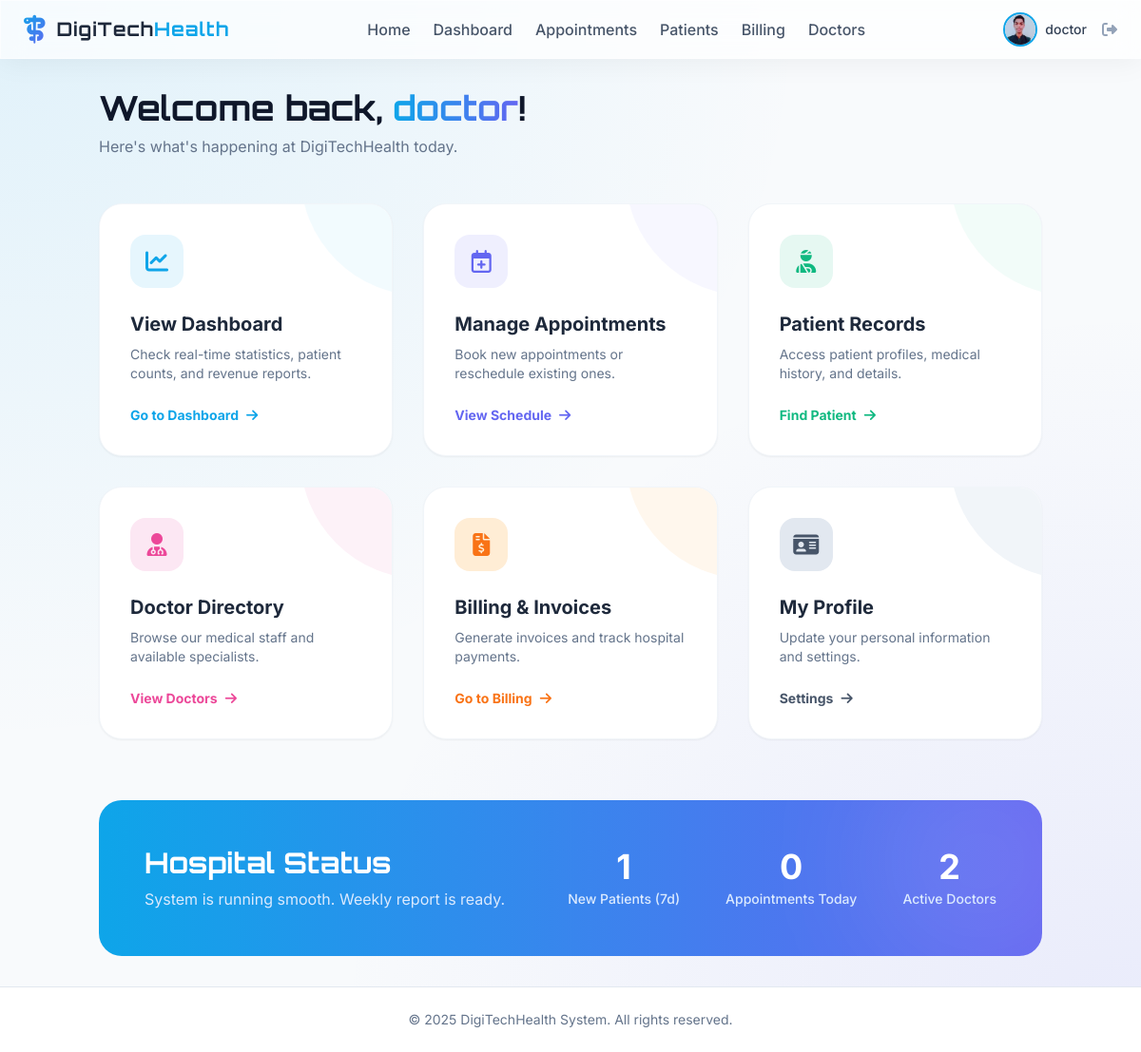
Page /home (signed in) on the committed database.
### app/models.py (models this page shows, shortened)
class User(db.Model, UserMixin):
    id = db.Column(db.Integer, primary_key=True)
    username = db.Column(db.String(20), unique=True, nullable=False)
    email = db.Column(db.String(120), unique=True, nullable=False)
    image_file = db.Column(db.String(20), nullable=False, default='default.jpg')
    password_hash = db.Column(db.String(128))
    role = db.Column(db.String(20), nullable=False, default='patient')

### app/main/routes.py (the view)
@main.route("/home")
@login_required
def home():
    seven_days_ago = datetime.datetime.now() - datetime.timedelta(days=7)
    new_patients = Patient.query.filter(Patient.date_created >= seven_days_ago).count()
    today_start = datetime.datetime.now().replace(hour=0, minute=0, second=0, microsecond=0)
    today_end = datetime.datetime.now().replace(hour=23, minute=59, second=59, microsecond=999999)
    todays_appointments = Appointment.query.filter(
        Appointment.date_time >= today_start,
        Appointment.date_time <= today_end
    ).count()
    active_doctors = Doctor.query.count()
    return render_template('home.html', title='Home',
                           new_patients=new_patients,
                           todays_appointments=todays_appointments,
                           active_doctors=active_doctors)

### app/models.py (called while the page is built)
@login_manager.user_loader
def load_user(user_id):
    return User.query.get(int(user_id))

### app/templates/home.html
{% extends "base.html" %}
{% block content %}
<div class="max-w-6xl mx-auto">
    <div class="mb-12 text-center lg:text-left">
        <h1 class="text-3xl lg:text-4xl font-display font-bold text-slate-900 mb-2">Welcome back, <span
                class="text-transparent bg-clip-text bg-gradient-to-r from-primary to-secondary">{{
                current_user.username }}</span>!</h1>
        <p class="text-slate-500">Here's what's happening at DigiTechHealth today.</p>
    </div>
    <div class="grid grid-cols-1 md:grid-cols-2 lg:grid-cols-3 gap-8 mb-16">
        <a href="{{ url_for('main.dashboard') }}"
            class="group relative p-8 bg-white rounded-3xl shadow-sm border border-slate-100 hover:shadow-xl transition-all hover:-translate-y-1 overflow-hidden">
            <div
                class="absolute top-0 right-0 w-32 h-32 bg-primary/5 rounded-bl-full -mr-8 -mt-8 transition-transform group-hover:scale-110">
            </div>
            <div class="relative z-10">
                <div
                    class="h-14 w-14 bg-primary/10 text-primary rounded-2xl flex items-center justify-center text-2xl mb-6">
                    <i class="fa-solid fa-chart-line"></i>
                </div>
                <h3 class="text-xl font-bold text-slate-800 mb-2">View Dashboard</h3>
                <p class="text-slate-500 text-sm">Check real-time statistics, patient counts, and revenue reports.</p>
                <div
                    class="mt-6 flex items-center text-primary font-bold text-sm group-hover:translate-x-2 transition-transform">
                    Go to Dashboard <i class="fa-solid fa-arrow-right ml-2"></i>
                </div>
            </div>
        </a>
        <a href="{{ url_for('appointment.list_appointments') }}"
            class="group relative p-8 bg-white rounded-3xl shadow-sm border border-slate-100 hover:shadow-xl transition-all hover:-translate-y-1 overflow-hidden">
            <div
                class="absolute top-0 right-0 w-32 h-32 bg-secondary/5 rounded-bl-full -mr-8 -mt-8 transition-transform group-hover:scale-110">
            </div>
            <div class="relative z-10">
                <div
                    class="h-14 w-14 bg-secondary/10 text-secondary rounded-2xl flex items-center justify-center text-2xl mb-6">
                    <i class="fa-regular fa-calendar-plus"></i>
                </div>
                <h3 class="text-xl font-bold text-slate-800 mb-2">Manage Appointments</h3>
                <p class="text-slate-500 text-sm">Book new appointments or reschedule existing ones.</p>
                <div
                    class="mt-6 flex items-center text-secondary font-bold text-sm group-hover:translate-x-2 transition-transform">
                    View Schedule <i class="fa-solid fa-arrow-right ml-2"></i>
                </div>
            </div>
        </a>
        <a href="{{ url_for('patient.list_patients') }}"
            class="group relative p-8 bg-white rounded-3xl shadow-sm border border-slate-100 hover:shadow-xl transition-all hover:-translate-y-1 overflow-hidden">
            <div
                class="absolute top-0 right-0 w-32 h-32 bg-accent/5 rounded-bl-full -mr-8 -mt-8 transition-transform group-hover:scale-110">
            </div>
            <div class="relative z-10">
                <div
                    class="h-14 w-14 bg-accent/10 text-accent rounded-2xl flex items-center justify-center text-2xl mb-6">
                    <i class="fa-solid fa-user-injured"></i>
                </div>
                <h3 class="text-xl font-bold text-slate-800 mb-2">Patient Records</h3>
                <p class="text-slate-500 text-sm">Access patient profiles, medical history, and details.</p>
                <div
                    class="mt-6 flex items-center text-accent font-bold text-sm group-hover:translate-x-2 transition-transform">
                    Find Patient <i class="fa-solid fa-arrow-right ml-2"></i>
                </div>
            </div>
        </a>
        <a href="{{ url_for('doctor.list_doctors') }}"
            class="group relative p-8 bg-white rounded-3xl shadow-sm border border-slate-100 hover:shadow-xl transition-all hover:-translate-y-1 overflow-hidden">
            <div
                class="absolute top-0 right-0 w-32 h-32 bg-pink-50 rounded-bl-full -mr-8 -mt-8 transition-transform group-hover:scale-110">
            </div>
            <div class="relative z-10">
                <div
                    class="h-14 w-14 bg-pink-100 text-pink-500 rounded-2xl flex items-center justify-center text-2xl mb-6">
                    <i class="fa-solid fa-user-doctor"></i>
                </div>
                <h3 class="text-xl font-bold text-slate-800 mb-2">Doctor Directory</h3>
                <p class="text-slate-500 text-sm">Browse our medical staff and available specialists.</p>
                <div
                    class="mt-6 flex items-center text-pink-500 font-bold text-sm group-hover:translate-x-2 transition-transform">
                    View Doctors <i class="fa-solid fa-arrow-right ml-2"></i>
                </div>
            </div>
        </a>
        <a href="{{ url_for('billing.list_invoices') }}"
            class="group relative p-8 bg-white rounded-3xl shadow-sm border border-slate-100 hover:shadow-xl transition-all hover:-translate-y-1 overflow-hidden">
            <div
                class="absolute top-0 right-0 w-32 h-32 bg-orange-50 rounded-bl-full -mr-8 -mt-8 transition-transform group-hover:scale-110">
            </div>
            <div class="relative z-10">
                <div
                    class="h-14 w-14 bg-orange-100 text-orange-500 rounded-2xl flex items-center justify-center text-2xl mb-6">
                    <i class="fa-solid fa-file-invoice-dollar"></i>
                </div>
                <h3 class="text-xl font-bold text-slate-800 mb-2">Billing & Invoices</h3>
                <p class="text-slate-500 text-sm">Generate invoices and track hospital payments.</p>
                <div
                    class="mt-6 flex items-center text-orange-500 font-bold text-sm group-hover:translate-x-2 transition-transform">
                    Go to Billing <i class="fa-solid fa-arrow-right ml-2"></i>
                </div>
            </div>
        </a>
        {% if current_user.role == 'doctor' %}
        <a href="{{ url_for('doctor.profile') }}" {% else %} <a href="#"
            onclick="alert('Profile management is currently available only for Doctors.'); return false;" {% endif %}
            class="group relative p-8 bg-white rounded-3xl shadow-sm border border-slate-100 hover:shadow-xl transition-all hover:-translate-y-1 overflow-hidden">
            <div
                class="absolute top-0 right-0 w-32 h-32 bg-slate-100 rounded-bl-full -mr-8 -mt-8 transition-transform group-hover:scale-110">
            </div>
            <div class="relative z-10">
                <div
                    class="h-14 w-14 bg-slate-200 text-slate-600 rounded-2xl flex items-center justify-center text-2xl mb-6">
                    <i class="fa-solid fa-id-card"></i>
                </div>
                <h3 class="text-xl font-bold text-slate-800 mb-2">My Profile</h3>
                <p class="text-slate-500 text-sm">Update your personal information and settings.</p>
                <div
                    class="mt-6 flex items-center text-slate-600 font-bold text-sm group-hover:translate-x-2 transition-transform">
                    Settings <i class="fa-solid fa-arrow-right ml-2"></i>
                </div>
            </div>
        </a>
    </div>
    <div class="bg-gradient-to-r from-primary to-secondary rounded-3xl p-8 lg:p-12 text-white relative overflow-hidden">
        <div class="absolute top-0 right-0 w-64 h-64 bg-white/10 rounded-full blur-3xl -mr-16 -mt-16"></div>
        <div class="relative z-10 flex flex-col lg:flex-row items-center justify-between">
            <div class="mb-8 lg:mb-0">
                <h2 class="text-3xl font-display font-bold mb-2">Hospital Status</h2>
                <p class="text-blue-100">System is running smooth. Weekly report is ready.</p>
            </div>
            <div class="flex space-x-12">
                <div class="text-center">
                    <p class="text-4xl font-bold mb-1">{{ new_patients }}</p>
                    <p class="text-blue-100 text-sm font-medium">New Patients (7d)</p>
                </div>
                <div class="text-center">
                    <p class="text-4xl font-bold mb-1">{{ todays_appointments }}</p>
                    <p class="text-blue-100 text-sm font-medium">Appointments Today</p>
                </div>
                <div class="text-center">
                    <p class="text-4xl font-bold mb-1">{{ active_doctors }}</p>
                    <p class="text-blue-100 text-sm font-medium">Active Doctors</p>
                </div>
            </div>
        </div>
    </div>
</div>
{% endblock %}

### app/templates/base.html (shortened to what this page needs)
<!doctype html>
<html lang="en">
<head>
  <script src="https://cdn.tailwindcss.com"></script>
  <link rel="stylesheet" href="https://cdnjs.cloudflare.com/ajax/libs/font-awesome/6.4.0/css/all.min.css">
  <link rel="stylesheet" href="{{ url_for('static', filename='css/main.css') }}">
</head>
<body class="overflow-x-hidden">
  <div class="min-h-screen flex flex-col">
    {% if current_user.is_authenticated %}
    <nav class="glass sticky top-0 z-50 px-6 py-3 flex justify-between items-center">
      <div class="flex items-center">
        <i class="fa-solid fa-staff-snake text-3xl gradient-text mr-3"></i>
        <a href="{{ url_for('main.home') }}" class="text-xl font-display font-bold text-slate-800 tracking-wider">
          DigiTech<span class="text-primary">Health</span>
        </a>
      </div>
      <div class="hidden lg:flex items-center space-x-6">
        <a href="{{ url_for('main.home') }}"
          class="font-medium text-slate-600 hover:text-primary transition-colors {{ 'text-primary' if request.endpoint == 'main.home' }}">Home</a>
        <a href="{{ url_for('main.dashboard') }}"
          class="font-medium text-slate-600 hover:text-primary transition-colors {{ 'text-primary' if request.endpoint == 'main.dashboard' }}">Dashboard</a>
        <a href="{{ url_for('appointment.list_appointments') }}"
          class="font-medium text-slate-600 hover:text-primary transition-colors {{ 'text-primary' in request.endpoint and 'appointment' in request.endpoint }}">Appointments</a>
        <a href="{{ url_for('patient.list_patients') }}"
          class="font-medium text-slate-600 hover:text-primary transition-colors {{ 'text-primary' in request.endpoint and 'patient' in request.endpoint }}">Patients</a>
        <a href="{{ url_for('billing.list_invoices') }}"
          class="font-medium text-slate-600 hover:text-primary transition-colors {{ 'text-primary' in request.endpoint and 'billing' in request.endpoint }}">Billing</a>
        <a href="{{ url_for('doctor.list_doctors') }}"
          class="font-medium text-slate-600 hover:text-primary transition-colors {{ 'text-primary' in request.endpoint and 'doctor' in request.endpoint }}">Doctors</a>
      </div>
      <div class="flex items-center space-x-4">
        <a href="{{ url_for('main.account') }}" class="flex items-center space-x-2 group">
          <div class="relative">
            <img
              class="h-9 w-9 rounded-full object-cover border-2 border-primary group-hover:border-secondary transition-colors"
              src="{{ url_for('static', filename='profile_pics/' + current_user.image_file) }}"
              alt="{{ current_user.username }}">
          </div>
          <span class="hidden md:block font-medium text-sm text-slate-700 group-hover:text-primary transition-colors">{{
            current_user.username }}</span>
        </a>
        <a href="{{ url_for('auth.logout') }}" class="text-slate-400 hover:text-red-500 transition-colors"
          title="Logout">
          <i class="fa-solid fa-right-from-bracket"></i>
        </a>
      </div>
    </nav>
    {% endif %}
    <main class="flex-1 container mx-auto px-4 py-8">
      <div class="fade-in-up">
        {% block content %}{% endblock %}
      </div>
    </main>
    <footer class="bg-white border-t border-slate-200 py-6 mt-auto">
      <div class="container mx-auto px-4 text-center text-slate-500 text-sm">
        &copy; 2025 DigiTechHealth System. All rights reserved.
      </div>
    </footer>
  </div>
</body>
</html>

### app/static/css/main.css (style rules this page uses)
.glass { background: rgba(255, 255, 255, 0.7); backdrop-filter: blur(12px); -webkit-backdrop-filter: blur(12px); border: 1px solid rgba(255, 255, 255, 0.5); box-shadow: 0 4px 30px rgba(0, 0, 0, 0.05); }
.gradient-text { background: linear-gradient(135deg, #0ea5e9, #6366f1); -webkit-background-clip: text; background-clip: text; color: transparent; }

### app/templates/base.html (style rules this page uses)
body { background-color: #f8fafc; background-image: radial-gradient(at 0% 0%, rgba(14, 165, 233, 0.1) 0, transparent 50%), radial-gradient(at 100% 100%, rgba(99, 102, 241, 0.1) 0, transparent 50%); color: #1e293b; font-family: 'Inter', sans-serif; min-height: 100vh; }

### rows in the picture
User: image_file (picture), username "doctor"

### other values in the picture
{{ new_patients }} "1"
{{ todays_appointments }} "0"
{{ active_doctors }} "2"
